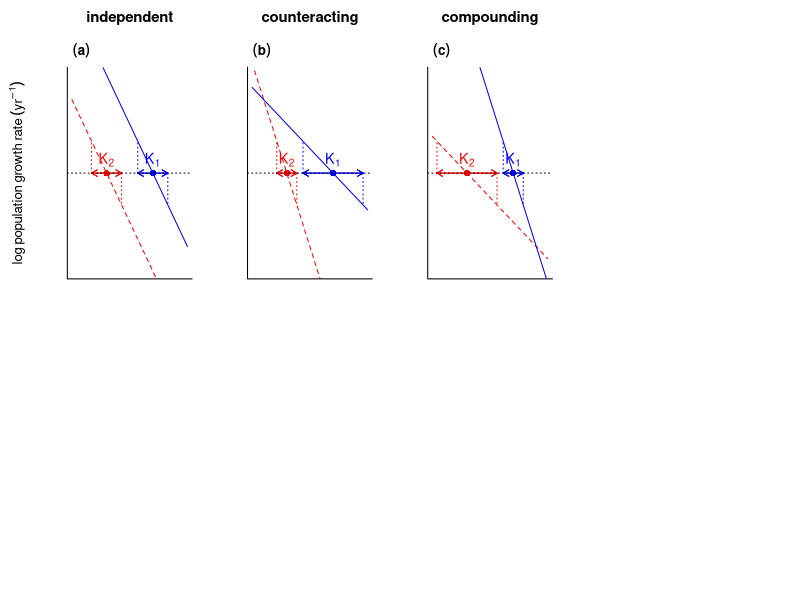

Recreate this plot in R. (Note: this script raises an error after producing the figure.)
#################################################################################
# Population simulations under different climate DD effects, for grant proposal #
#################################################################################

### PACKAGES

library(reshape2)

#################
### FUNCTIONS ###
#################

mymatplot <- function(m,...) matplot(m,type="l",col=cseq,lty=lseq,...)

rcalc <- function(z,lN,b0,b1,b2,b3,b4){
	b0 + b1*z + b2*z^2 + b3*lN + b4*z*lN
	}

popsim <- function(zmat,lN0,nt,b0,b1,b2,b3,b4,warmup){
	nz <- ncol(zmat)
	lNt <- matrix(NA,nr=nt,nc=nz)
	lNt[1,] <- lN0 
	for(t in 2:nt){
		lNt[t,] <- lNt[t-1,] + rcalc(z=zmat[t,],lN=lNt[t-1,],b0=b0,b1=b1,b2=b2,b3=b3,b4=b4)
		}
	keep <- (warmup+1):nt
	return(lNt[keep,])
	}
	# Gompertz
	# zmat: rows=t, cols=zmu
	# no noise (eps term)
	# assumes zsd is fixed

Kcalc <- function(z,pars){
  with(pars, - (b0+b1*z+b2*z^2) / (b3+b4*z) )
  }
  # slope scales rate of change in K:  (b3+b4*z)

rplot <- function(zmu,pars,xmin=myxmin,xmax=myxmax,sarr,yval,nx=10^4,...){
  nz <- length(zmu)
  np <- nrow(pars)
  xseq <- seq(xmin,xmax,length.out=nx)
  rarr <- array(NA,dim=c(nx,nz,np))
  karr <- array(NA,dim=c(1,nz,np))
  for(i in 1:np){
    for(j in 1:nz){
      rarr[,j,i] <- with(pars[i,], rcalc(z=zmu[j],xseq,b0,b1,b2,b3,b4))
      karr[1,j,i] <- Kcalc(zmu[j],pars[i,])
      }
    }
  
  rmat <- acast(melt(rarr,varnames=c("x","p","z")), x ~ z + p)
  kmat <- acast(melt(karr,varnames=c("x","p","z")), x ~ z + p)
  
  mymatplot(xseq,rmat,xlab="",ylab="",...)
  
  points(kmat,rep(0,length(kmat)),pch=c(16,16),col=cseq,cex=1.3)
  text(x=kmat,
    y=rep(0,length(kmat)),
    labels=c(expression(K[2]),expression(K[1])),
    col=cseq,
    cex=1.3,
    pos=3
    )
  
  xbot <- xseq[apply(rmat,2,function(x) which(abs(x-yval)==min(abs(x-yval))))]
  xtop <- xseq[apply(rmat,2,function(x) which(abs(x+yval)==min(abs(x+yval))))]
  
  arrows(x0=xbot,
    x1=xtop,
    y0=rep(0,4),
    code=3,
    col=cseq,
    length=sarr
    )
  arrows(x0=c(xbot,xtop),
    x1=c(xbot,xtop),
    y0=rep(0,4),
    y1=rep(c(yval,-yval),each=2),
    length=0,
    col=rep(cseq,2),
    lty=3
    )
  abline(h=0,col="black",lty=3)
  
  }

### SIMULATE DYNAMICS

xsim <- function(zmat,pars,nt=nt,lN0=7,warmup=100,outmat=T,matchedpars=F){
	
	nz <- ncol(zmat)
	np <- nrow(pars)
	
	if(matchedpars==F){
		xarr <- array(NA,dim=c(nt-warmup,nz,np))
		for(i in 1:np){
			xarr[,,i] <- with(pars[i,], 
				popsim(zmat=zmat,lN0=lN0,nt=nt,b0,b1,b2,b3,b4,warmup=warmup)
				)
			}
			# zmu (but not pars) handled simultaneously
		if(outmat==T){
			xmat <- acast(melt(xarr,varnames=c("x","p","z")), x ~ z + p)
			return(xmat)
			}
		else{
			return(xarr)
			}
		}

	if(matchedpars==T){
		if(nz!=np) warning("clim and par dims differ")
		xarr <- array(NA,dim=c(nt-warmup,nz)) # nz=np
		for(i in 1:np){
			xarr[,i] <- with(pars[i,], 
				popsim(zmat=cbind(zmat[,i]),lN0=lN0,nt=nt,b0,b1,b2,b3,b4,warmup=warmup)
				)
			}
		return(xarr)
		}
	}

# TIME SERIES
# matplot(xmat,type="l")

# LN(N) DENSITY DISTRIBUTIONS

# dplot(xmat1,K1,harr=harr,sarr=sarr,bw=bw,ylim=densylim)

dplot <- function(xmat,K,xmin=myxmin,xmax=myxmax,harr,sarr,ndens=2^9,bw,...){
  xplot <- seq(xmin,xmax,length.out=ndens)
  xdens <- apply(xmat,2,function(x){
    density(x,from=xmin,to=xmax,n=ndens,bw=bw)$y
    })
  y1 <- xdens[xplot<=K,]
  y2 <- xdens[xplot>K,]
  yposf <- function(y) which(abs(y-harr)==min(abs(y-harr))[1])
  y1pos <- apply(y1,2,yposf)
  y2pos <- apply(y2,2,yposf)
  x1 <- c(xplot[xplot<K][y1pos[1]]+parr,xplot[xplot>K][y2pos[1]]-parr)
  x2 <- c(xplot[xplot<K][y1pos[2]]+parr,xplot[xplot>K][y2pos[2]]-parr)
  mymatplot(xplot,xdens,xlab="",ylab="",...)
  arrows(x0=x1[1],x1=x1[2],y0=harr,length=sarr[1],code=3,col=cseq[1])
  arrows(x0=x2[1],x1=x2[2],y0=harr,length=sarr[2],code=3,col=cseq[2])
  text(x=mean(x1),y=harr,labels=expression(sigma[1]),pos=3,col=cseq[1])
  text(x=mean(x2),y=harr,labels=expression(sigma[2]),pos=3,col=cseq[2])
  }

mycex <- 0.85

lettlab <- function(i){
	mtext(bquote(bold((.(letters[i])))),side=3,line=0.5,xpd=T,adj=0.05,cex=1*mymult)
	}

addxlab <- function(xname){
	mtext(xname,side=1,line=3,las=1,xpd=T,cex=mycex)
	}

addtitlab <- function(titname){
	mtext(titname,side=3,line=3,las=1,xpd=T,cex=0.9)
	}

addylab <- function(yname){
	mtext(yname,side=2,line=3,las=3,xpd=T,cex=mycex)
	}

###################
### PLOT GRAPHS ###
###################

# b0 = intercept
# b1 = linear climate 	
# b2 = squared climate 	
# b3 = density 
# b4 = climate*density

### PARAMS 

set.seed(5)

zmu <- c(1,2)
zsd <- c(0.25,0.25)
zdem <- zmu # demonstrated relationships
nz <- length(zmu)
nt <- 10^4
zsim <- matrix(NA,nr=nt,nc=nz)
zsim[] <- rnorm(nt*nz,rep(zmu,each=nt),sd=zsd)
# zsim[] <- filter(rnorm(nt*nz,rep(zmu,each=nt),sd=zsd), filter=rep(1,3), circular=TRUE)

myxmin <- 0.5 # 0
myxmax <- 5.5 # 7

cseq <- c("red","blue")
lseq <- 2:1

pars1 <- data.frame(b0=0,b1=1,b2=0,b3=-1/2,b4=0)
pars2 <- data.frame(b0=2,b1=-1/2,b2=0,b3=-5/4,b4=1/2)
pars3 <- data.frame(b0=-2,b1=2.5,b2=0,b3=1/4,b4=-1/2)
  # DD WAS -1; interaction WAS -0.5

K1 <- Kcalc(z=zmu,pars=pars1)
K2 <- Kcalc(z=zmu,pars=pars2)
K3 <- Kcalc(z=zmu,pars=pars3)

### SIMS

xmat1 <- xsim(zsim,pars1,nt=nt)
xmat2 <- xsim(zsim,pars2,nt=nt)
xmat3 <- xsim(zsim,pars3,nt=nt)

### PLOTS

# Run butterfly density code first!

# setwd("C:/Users/Callum/Dropbox/NIOO/Grants/Marie Curie")
# setwd("D:/Users/calluml/Dropbox/NIOO/Grants/Humboldt")

lineylim <- c(-1,1)
densylim <- c(0,0.75)

tiff(filename=paste0("mariecurie_theory_illustration_nodensity_",format(Sys.Date(),"%d%b%Y"),".tiff"),
  width=9.5, height=5.25, units="in", res=600)

yval <- 0.325
sarr <- c(0.065,0.065)
mycex <- 0.8
mymult <- 0.8

par(mfrow=c(2,4),mar=c(2,2,1,2)+0.1,oma=c(3,3,4,3),
  bty="l",xaxt="n",yaxt="n"
	)
rplot(zdem,pars1,ylim=lineylim,sarr=sarr,yval=yval)
lettlab(1)
addylab(expression(log~population~growth~rate~(yr^-1)))
addtitlab(expression(bold(independent)))
rplot(zdem,pars2,ylim=lineylim,sarr=sarr,yval=yval)
lettlab(2)
addtitlab(expression(bold(counteracting)))
rplot(zdem,pars3,ylim=lineylim,sarr=sarr,yval=yval)
lettlab(3)
addtitlab(expression(bold(compounding)))

par(mfg=c(2,1),xaxt="s",yaxt="s")

gatdat <- splotbyclim(spl[[13]],names(spl)[13],climname="temp4",incldat=T,thomas=F,ndens=ndens,
  axlabs=F)
lettlab(4)

addylab(expression(log~population~growth~rate~(yr^-1)))
addxlab(expression(log~population~density~(m^-2)))

tortdat <- splotbyclim(spl[[45]],names(spl)[45],climname="temp1",incldat=T,thomas=F,ndens=ndens,
  axlabs=F)
lettlab(5)

addxlab(expression(log~population~density~(m^-2)))

paintdat <- splotbyclim(spl[[29]],names(spl)[29],climname="temp2",incldat=T,thomas=F,ndens=ndens,
  axlabs=F)
lettlab(6)

addxlab(expression(log~population~density~(m^-2)))

par(mar=c(0,0,0,0),mfg=c(1,4))
plot(1,1,type="n",xlab="",ylab="n",xaxt="n",yaxt="n",bty="n",ann=F)
legend("left",pch=c(16,21),col=c("blue","red"),
  legend=c("cold","warm"),
  title="Temperature",bty="n",cex=1.25)

dev.off()

##################################################################

zfake <- seq(1,2,length.out=100)

Vcalc <- function(z,pars){
  with(pars, b3+b4*z)
  }

Ks1 <- Kcalc(z=zfake,pars=pars1)
Ks2 <- Kcalc(z=zfake,pars=pars2)
Ks3 <- Kcalc(z=zfake,pars=pars3)

Vs1 <- Vcalc(z=zfake,pars=pars1)
Vs2 <- Vcalc(z=zfake,pars=pars2)
Vs3 <- Vcalc(z=zfake,pars=pars3)

plot(abs(Vs1)~Ks1,type="b")
plot(abs(Vs2)~Ks2,type="b")
plot(abs(Vs3)~Ks3,type="b")

#####################
### SUMMARY STATS ###
#####################

apply(xmat,2,mean)
apply(xmat,2,sd)
	# order: clim, pars

apply(rmat,2,function(x) xseq[which(abs(x)==min(abs(x)))])

####################
### SPATIAL SIMS ###
####################

# simulate sites with different mean climates
# simulate different responses among those same sites
# increase the climates in all sites by a degree
# see if spatial patterns predicted temporal ones

nt_k <- 1100
nk <- 100

eps_k <- rnorm(nk,0,1)
zmain_k_1 <- rnorm(nt_k,mean=1,sd=1)
zmain_k_2 <- rnorm(nt_k,mean=2,sd=1)
zsim_k_1 <- outer(zmain_k_1,eps_k,"+")
zsim_k_2 <- outer(zmain_k_2,eps_k,"+")

# pars_k <- data.frame(b0=1,b1=1,b2=0,b3=-1,b4=rnorm(nk,-0.05,0.05))
pars_k <- data.frame(b0=0,b1=1+rnorm(nk,0,1),b2=0,b3=-1,b4=0)
pars_k <- data.frame(b0=0,b1=3+eps_k,b2=0,b3=-1,b4=0)
pars_k <- data.frame(b0=0,b1=1,b2=0,b3=-1,b4=eps_k/50-0.1)

xmat_k_1 <- xsim(zsim_k_1,pars=pars_k,nt=nt_k,outmat=F,matchedpars=T)
xmat_k_bar_1 <- apply(xmat_k_1,2,mean)
xmat_k_2 <- xsim(zsim_k_2,pars=pars_k,nt=nt_k,outmat=F,matchedpars=T)
xmat_k_bar_2 <- apply(xmat_k_2,2,mean)

plot(c(eps_k,eps_k+1),c(xmat_k_bar_1,xmat_k_bar_2),pch="+",col=rep(c("blue","red"),each=nk))
plot(eps_k,xmat_k_bar_2-xmat_k_bar_1,pch="+",col=rep(c("blue","red"),each=nk))

